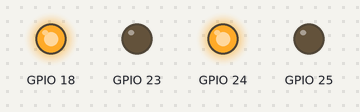
The program below on a simulated Raspberry Pi (BCM pin numbers). Shown: output pins drawn as LEDs (lit = HIGH).

Above: at 0.5 s.
At 3.5 s:
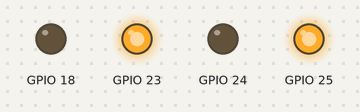
Timing chart, 0 to 4.6 s (numbered marks = the images above):
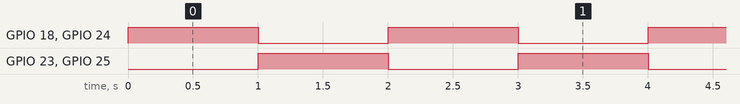

Measured:
- by itself, GPIO 18, GPIO 23–25: alternates HIGH for 1.0 s and LOW for 1.0 s

The program:

5.1_ex5.py
```python
#!/usr/bin/env python3
import RPi.GPIO as GPIO
import time
GPIO.setmode(GPIO.BCM)
pin1 = 18
pin2 = 23
pin3 = 24
pin4 = 25
pins = [pin1,pin2,pin3,pin4]
for pin in pins:
    GPIO.setup(pin, GPIO.OUT)

def turn_on(pins):
    for pin in pins:
        GPIO.output(pin,1)

def turn_off(pins):
    for pin in pins:
        GPIO.output(pin,0)

try:
    while True:
        for pair in [(pin1,pin3),(pin2,pin4)]:
            turn_on(pair)
            time.sleep(1)
            turn_off(pair)
except KeyboardInterrupt:
    GPIO.cleanup()
    print("\nProgram Exited")
    exit(0)
```
